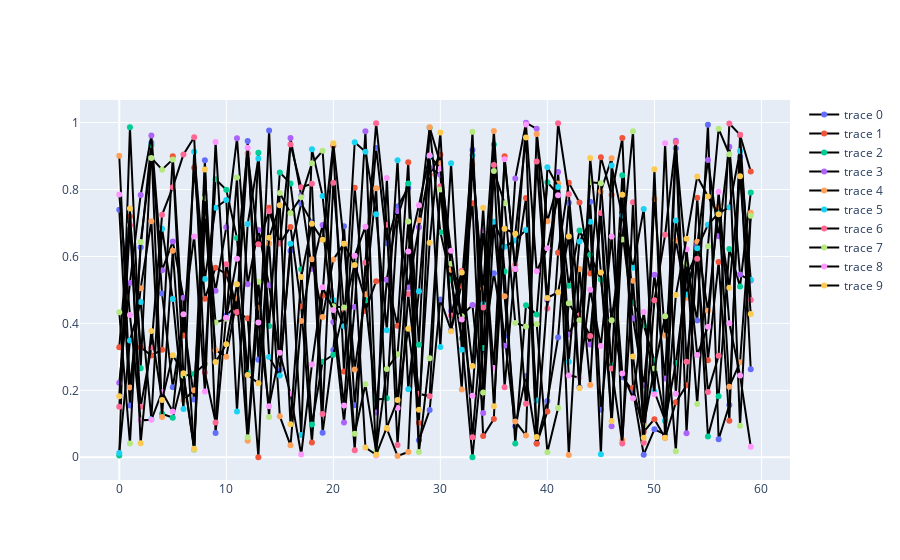

The cell this chart's notebook holds for it:
### Code cell
x = df1.index
data = [go.Scatter(x=x, y=df1[col], mode='markers+lines', marker=dict(color=d[col], colorscale='viridis'), ) for col in df1.columns]

fig = go.Figure(data=data)

fig.show()
